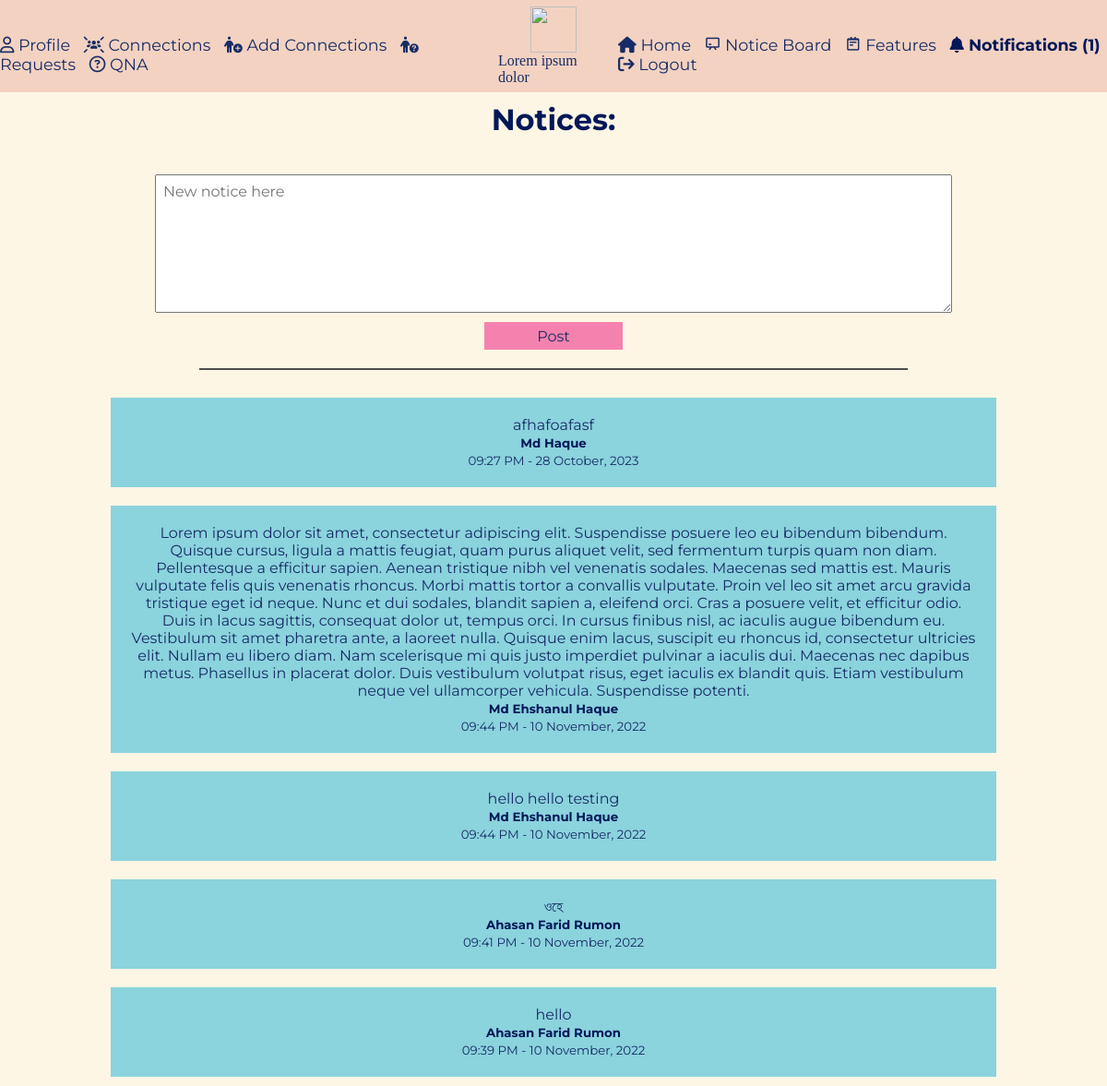
/noticeboard (signed in), run on the app's committed database.
### models/notice_board.py (models this page shows, shortened)
class NoticeBoard(db.Model):
    id = db.Column(db.Integer, primary_key=True)
    name = db.Column(db.String)
    notice = db.Column(db.String)
    date = db.Column(db.String)

### resources/notice_board.py (the view, shortened to what this page needs)
class Notice(Resource):
    def get(self):
        notices = NoticeBoard.query.with_entities(NoticeBoard.notice, NoticeBoard.name, NoticeBoard.date).all()[::-1]
        return make_response(render_template("notice_board.html", notices=notices,
                                             notify=Notifications.pending()))

### app.py (called while the page is built)
@login_manager.user_loader
def user_loader(user_id):
    return Users.query.get(int(user_id))

### models/notifications.py (called while the page is built)
    @staticmethod
    def pending():
        if current_user.is_authenticated:
            notifications = Notifications.query.filter_by(receiver=current_user.username, status="pending").count()
            return notifications
        else:
            return None

### templates/notice_board.html (shortened to what this page needs)
{% if current_user.is_authenticated %}
    {% extends "base.html" %}
{% else %}
    {% extends "base-unknown.html" %}
{% endif %}
        {% block style %}
        <link rel="stylesheet" type="text/css" href="{{ url_for('static', filename='styles/notice-board.css') }}">
        {% endblock %}
{% block content %}
  <body>
    <div class="container">
      <h1> Notices: </h1>
      {% if current_user.is_authenticated and current_user.job!="Student" %}
          <form action="{{url_for('notice')}}" method="POST">
              <textarea name="notice" placeholder="New notice here"></textarea>
              <input id="button" type="submit" name="post" value="Post">
              <hr>
          </form>
      {% endif %}
      {% for notice, name, date in notices %}
      <div class="notice-container">
          {{notice}}
          <label> <small> <b> {{name}} </b> <br> {{date}} </small> </label>
      </div>
    {% endfor %}
    </div>
  </body>
{% endblock %}

### static/styles/base.css (style rules this page uses)
* { font-family: "montserrat", sans-serif; margin: 0; padding: 0; box-sizing: border-box; color: var(--text-color); }
:root { --bg-color: #fef6e4; --text-color: #172c66; --highligh-color: #001858; --container-color: #8bd3dd; --secondary-color: #f582ae; --navbar-color: #f3d2c1; --notification-color: red; }
body { background-color: var(--bg-color); }
#button { width: 100%; max-width: 150px; height: 30px; background-color: var(--secondary-color); border: none; border-radius: 1%; padding: 0 10px 0 10px; margin: 10px; transition: font-weight 0.2s ease-in-out; }

### static/styles/notice-board.css (style rules this page uses)
* { font-family: "montserrat", sans-serif; margin: 0; padding: 0; box-sizing: border-box; color: var(--text-color); }
:root { --bg-color: #fef6e4; --text-color: #172c66; --highlight-color: #001858; --container-color: #8bd3dd; --secondary-color: #f582ae; --navbar-color: #f3d2c1; }
body .container { display: flex; flex-direction: column; justify-content: center; align-items: center; }
.container h1 { color: var(--highlight-color); font-size: 2rem; margin: 10px; }
.notice-container { display: flex; flex-direction: column; justify-content: center; align-items: center; text-align: center; width: 80%; background-color: var(--container-color); margin: 10px; padding: 20px; }
.notice-container label small b { color: var(--highlight-color); }
form { width: 80%; display: flex; flex-direction: column; align-items: center; }
textarea { width: 90%; height: 150px; margin-top: 30px; padding: 8px; font-size: 1rem; }
input[type="submit"] { width: 100px; height: 30px; margin: 10px; font-size: 1rem; }
hr { background-color: #4f4f4f; width: 80%; height: 2px; border: none; border-radius: 5%; margin: 10px 0 20px; }

### data on the page
NoticeBoard: notice "afhafoafasf", name "Md Haque", date "09:27 PM - 28 October, 2023"
NoticeBoard: notice "Lorem ipsum dolor sit amet, consectetur adipiscing elit. Suspendisse posuere leo eu bibendum bibendum. Quisque cursus, ligula a mattis feugiat, quam purus aliquet velit, sed fermentum turpis quam non diam. Pellentesque a efficitur sapien. Aenean tristique nibh vel venenatis sodales. Maecenas sed mattis est. Mauris vulputate felis quis venenatis rhoncus. Morbi mattis tortor a convallis vulputate. Proin vel leo sit amet arcu gravida tristique eget id neque. Nunc et dui sodales, blandit sapien a, eleifend orci. Cras a posuere velit, et efficitur odio. Duis in lacus sagittis, consequat dolor ut, tempus orci. In cursus finibus nisl, ac iaculis augue bibendum eu. Vestibulum sit amet pharetra…", name "Md Ehshanul Haque", date "09:44 PM - 10 November, 2022"
NoticeBoard: notice "hello hello testing", name "Md Ehshanul Haque", date "09:44 PM - 10 November, 2022"
NoticeBoard: notice "ওহে", name "Ahasan Farid Rumon", date "09:41 PM - 10 November, 2022"
NoticeBoard: notice "hello", name "Ahasan Farid Rumon", date "09:39 PM - 10 November, 2022"

### other printed values
{{ notify }} "1"
